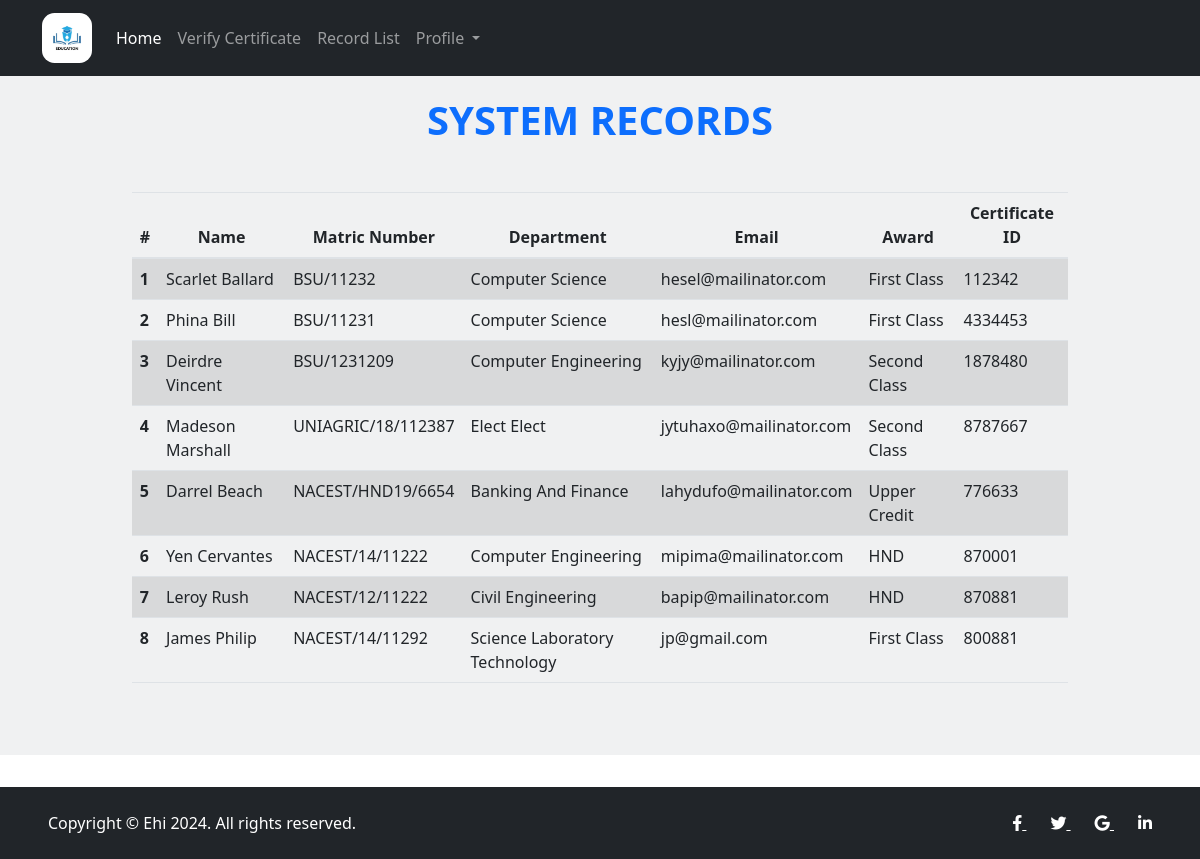
The app's page /student_list.php (signed in) with its own data.
### tables this page shows
CREATE TABLE `student` (
  `serial` int(11) NOT NULL,
  `firstname` varchar(255) NOT NULL,
  `lastname` varchar(255) NOT NULL,
  `matric_no` varchar(100) NOT NULL,
  `email` varchar(100) NOT NULL,
  `department` varchar(100) NOT NULL,
  `dob` date NOT NULL,
  `award` varchar(50) NOT NULL,
  `cert_id` varchar(11) NOT NULL,
  `qrcode` varchar(255) NOT NULL
);

### student_list.php (the view, shortened to what this page needs)
<?php
include './resources/connect.php';
include './includes/header.php';
?>
<body>
    <?php
    include './includes/nav.php';
    ?>
    <div class="container-fluid py-3">
        <div class="row bg-secondary p-2 text-dark bg-opacity-10 pt-5 my-3">
            <div class="col-md-12">
                <h1 class="text-primary text-center pt-3 mb-5 fw-bolder m-auto">SYSTEM RECORDS</h1>
                <div class="row justify-content-center mb-5 col-md-10 mx-auto">
                    <table class="table table-striped">
                        <thead>
                            <tr class="text-center">
                                <th scope="col">#</th>
                                <th scope="col">Name</th>
                                <th scope="col">Matric Number</th>
                                <th scope="col">Department</th>
                                <th scope="col">Email</th>
                                <th scope="col">Award</th>
                                <th scope="col">Certificate ID</th>
                            </tr>
                        </thead>
                        <tbody>
                            <?php
                            $count = 1;
                            $query = mysqli_query($conn, "SELECT * FROM student");
                            while ($row = mysqli_fetch_assoc($query)) :
                            ?>
                                <tr>
                                    <th scope="row"><?= $count; ?></th>
                                    <td><?= ucwords($row['firstname'] . " " . $row['lastname']); ?></td>
                                    <td><?= strtoupper($row['matric_no']); ?></td>
                                    <td><?= ucwords($row['department']); ?></td>
                                    <td><?= $row['email']; ?></td>
                                    <td><?= $row['award']; ?></td>
                                    <td><?= $row['cert_id']; ?></td>
                                </tr>
                            <?php $count++;
                            endwhile; ?>
                        </tbody>
                    </table>
                </div>
            </div>
        </div>
    </div>
    <?php
    include "./includes/footer.php";
    ?>
</body>
</html>

### includes/header.php (shortened to what this page needs)
<!DOCTYPE html>
<html lang="en">
<head>
    <link rel='stylesheet' href='https://cdnjs.cloudflare.com/ajax/libs/twitter-bootstrap/4.0.0-beta/css/bootstrap.min.css'>
    <link rel='stylesheet' href='https://maxcdn.bootstrapcdn.com/font-awesome/4.7.0/css/font-awesome.min.css'>
    <link rel="stylesheet" href="assets/css/styles.css">
    <link rel="stylesheet" href="./assets/css/bootstrap.min.css">
    <link rel="stylesheet" href="./assets/fontawesome-free-6.2.0-web/css/all.css">
</head>

### includes/nav.php (shortened to what this page needs)
<nav class="navbar navbar-expand-lg navbar-dark bg-dark position-fixed w-100" style="z-index:5;">
    <div class="container">
        <a class="navbar-brand" href="./index.php"><img src="./assets/images/logo.jpg" alt="School Logo" class="text-center" style="border-radius:25%; width:50px;"></a>
        <div class="collapse navbar-collapse" id="navbarNavDropdown">
            <ul class="navbar-nav">
                <li class="nav-item">
                    <a class="nav-link active" aria-current="page" href="./index.php">Home</a>
                </li>
                <li class="nav-item">
                    <a class="nav-link" href="./QRCodeScanner/scandocument.php">Verify Certificate</a>
                </li>
                <li class="nav-item">
                    <a class="nav-link" href="./student_list.php">Record List</a>
                </li>
                <li class="nav-item dropdown">
                    <a class="nav-link dropdown-toggle" href="#" id="navbarDropdownMenuLink" role="button" data-bs-toggle="dropdown" aria-expanded="false">
                        Profile
                    </a>
                </li>
            </ul>
        </div>
</nav>

### includes/footer.php
<div class="d-flex flex-column flex-md-row text-center text-md-start justify-content-between py-4 px-4 px-xl-5 bg-dark">
    <div class="text-white mb-3 mb-md-0">
        Copyright © Ehi 2024. All rights reserved.
    </div>
    <div>
        <a href="#!" class="text-white me-4">
            <i class="fab fa-facebook-f"></i>
        </a>
        <a href="#!" class="text-white me-4">
            <i class="fab fa-twitter"></i>
        </a>
        <a href="#!" class="text-white me-4">
            <i class="fab fa-google"></i>
        </a>
        <a href="#!" class="text-white">
            <i class="fab fa-linkedin-in"></i>
        </a>
    </div>
</div>

### assets/css/styles.css (style rules this page uses)
body { margin: 0; background-color: rgb(177, 227, 177); }

### records on screen
student: firstname+lastname "Scarlet Ballard", matric_no "BSU/11232", department "Computer Science", email "hesel@mailinator.com", award "First Class", cert "112342"
student: firstname+lastname "Phina Bill", matric_no "BSU/11231", department "Computer Science", email "hesl@mailinator.com", award "First Class", cert "4334453"
student: firstname+lastname "Deirdre Vincent", matric_no "BSU/1231209", department "Computer Engineering", email "kyjy@mailinator.com", award "Second Class", cert "1878480"
student: firstname+lastname "Madeson Marshall", matric_no "UNIAGRIC/18/112387", department "Elect Elect", email "jytuhaxo@mailinator.com", award "Second Class", cert "8787667"
student: firstname+lastname "Darrel Beach", matric_no "NACEST/HND19/6654", department "Banking And Finance", email "lahydufo@mailinator.com", award "Upper Credit", cert "776633"
student: firstname+lastname "Yen Cervantes", matric_no "NACEST/14/11222", department "Computer Engineering", email "mipima@mailinator.com", award "HND", cert "870001"
student: firstname+lastname "Leroy Rush", matric_no "NACEST/12/11222", department "Civil Engineering", email "bapip@mailinator.com", award "HND", cert "870881"
student: firstname+lastname "James Philip", matric_no "NACEST/14/11292", department "Science Laboratory Technology", email "jp@gmail.com", award "First Class", cert "800881"
